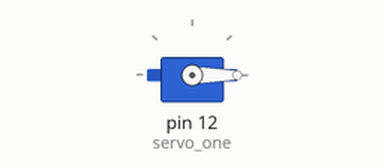
Recording of a sketch running on a simulated Arduino Uno, built with avr-gcc and run on an emulated ATmega328P. Parts: servo.

Above: at 0.05 s.
At 4.25 s:
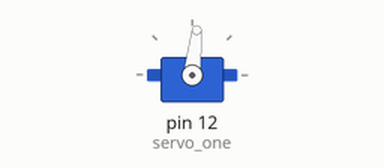
At 8.55 s:
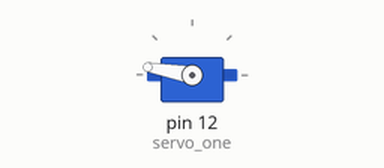
At 17.05 s:
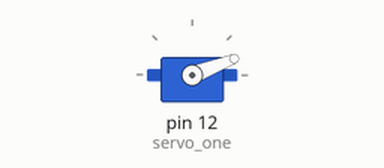
Timing chart, 0 to 23.6 s (numbered marks = the images above):
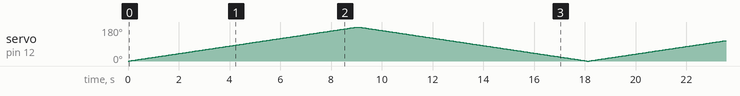

The sketch:

servo-up-down.ino
```cpp
#include <Servo.h>

Servo servo_one;

void setup() {
 Serial.begin(9600);
 pinMode(A0, INPUT);
 servo_one.attach(12); //pin must be PWM
}

void loop() {
 for(int i = 0; i <= 180; i++){
  servo_one.write(i);
  delay(50);
 }
 for(int i=180; i >= 0; i--){
  servo_one.write(i);
  delay(50);
  }
}
```
